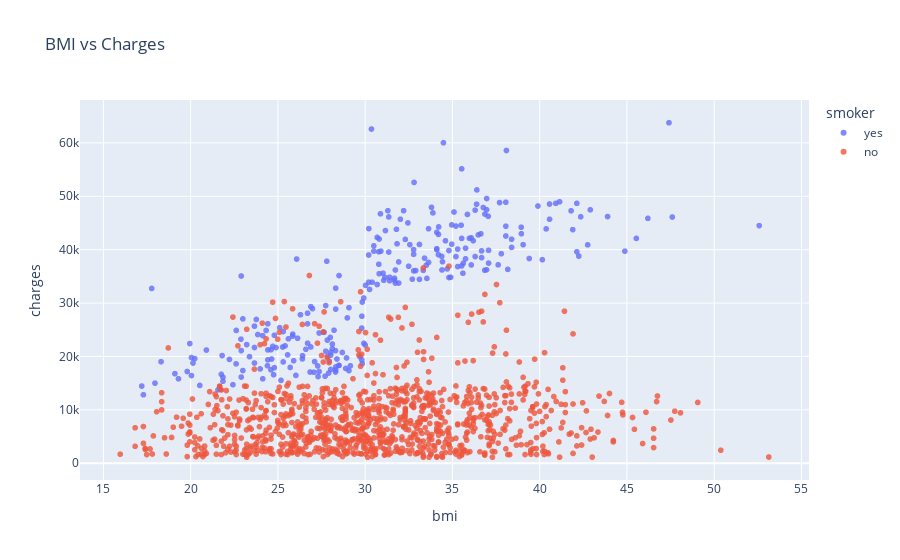

Notebook code cell kept with this figure:
### Markdown cell above
### BMI and Charges
let's visualize the relationship between 'BMI' and 'charges' using a scatter plot. Each point in the scatter plot represents one customer. we'll also use values in the 'smoker' column to colour the points.

### Code cell
fig =px.scatter(medical_df,
                x = 'bmi',
                y = 'charges',
                color = 'smoker',
                opacity=0.8,
                hover_data=['sex'],
                title='BMI vs Charges')
fig.update_traces(marker_size = 6)
fig.show()

### Figure 1 — Plotly figure (JSON) as saved in the notebook; plotly's stock layout.template omitted (floating-point values rounded to 4 significant figures; data arrays with more than 128 entries replaced by an {"elided": "..."} marker saying what was removed)
{"data": [{"customdata": {"elided": "274x1 str values"}, "hovertemplate": "smoker=yes<br>bmi=%{x}<br>charges=%{y}<br>sex=%{customdata[0]}<extra></extra>", "legendgroup": "yes", "marker": {"color": "#636efa", "opacity": 0.8, "size": 6, "symbol": "circle"}, "mode": "markers", "name": "yes", "showlegend": true, "type": "scattergl", "x": {"elided": "274 float values"}, "xaxis": "x", "y": {"elided": "274 float values"}, "yaxis": "y"}, {"customdata": {"elided": "1064x1 str values"}, "hovertemplate": "smoker=no<br>bmi=%{x}<br>charges=%{y}<br>sex=%{customdata[0]}<extra></extra>", "legendgroup": "no", "marker": {"color": "#EF553B", "opacity": 0.8, "size": 6, "symbol": "circle"}, "mode": "markers", "name": "no", "showlegend": true, "type": "scattergl", "x": {"elided": "1064 float values"}, "xaxis": "x", "y": {"elided": "1064 float values"}, "yaxis": "y"}], "layout": {"legend": {"title": {"text": "smoker"}, "tracegroupgap": 0}, "title": {"text": "BMI vs Charges"}, "xaxis": {"anchor": "y", "domain": [0, 1], "title": {"text": "bmi"}}, "yaxis": {"anchor": "x", "domain": [0, 1], "title": {"text": "charges"}}}}
